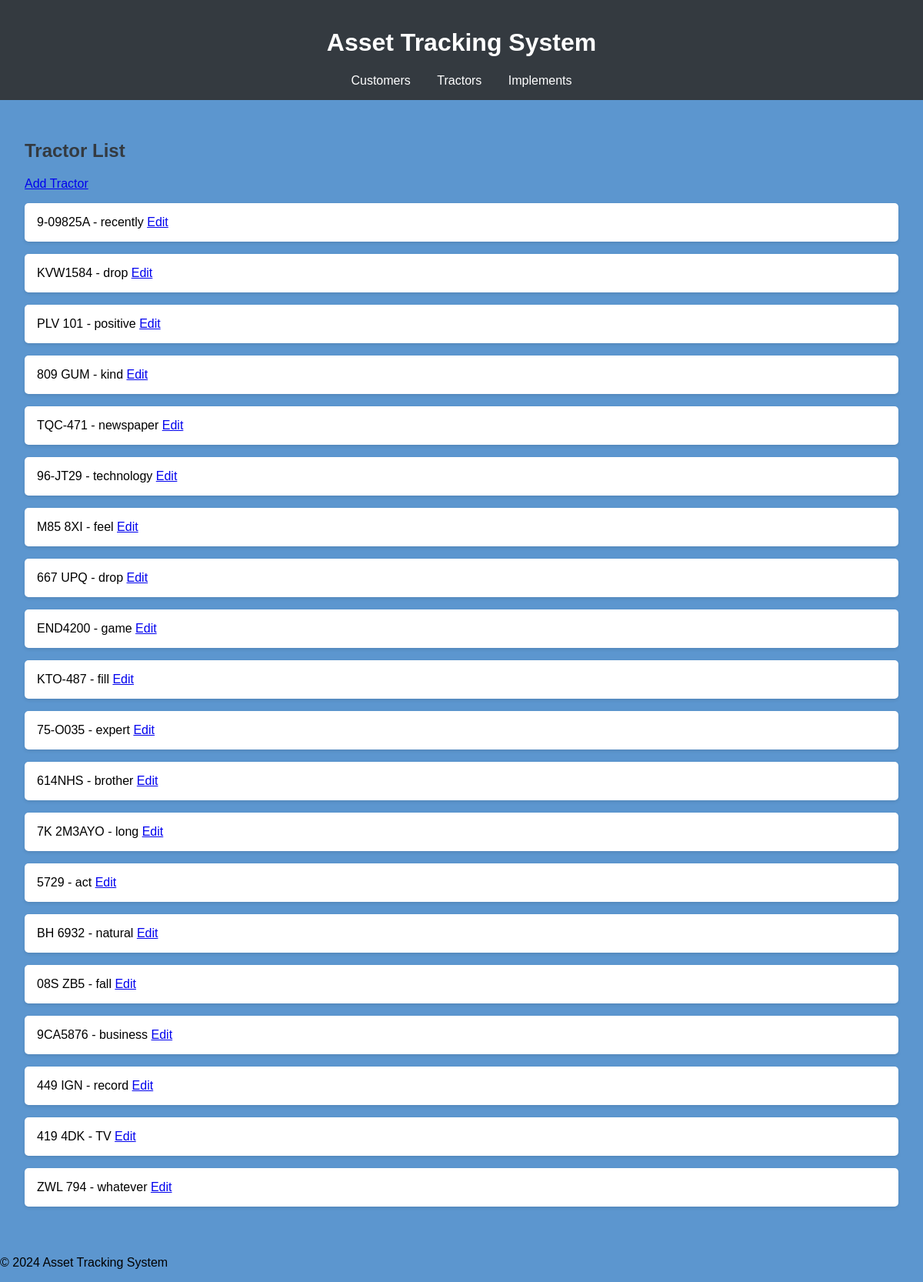
Screenshot of /tracker/tractors/ with the database file from the repository.
### tracker/models.py (models this page shows, shortened)
class tractor_details(models.Model):
    brand = models.ForeignKey(tractor_brand, on_delete=models.CASCADE)
    model = models.ForeignKey(tractor_model, on_delete=models.CASCADE)
    registration_number = models.CharField(max_length=100, unique=True)
    chassis_number = models.CharField(max_length=100, unique=True)
    engine_number = models.CharField(max_length=100, unique=True)
    color = models.CharField(max_length=50)
    owner = models.ForeignKey(customer, on_delete=models.SET_NULL, null=True, blank=True)
    updated_by = models.ForeignKey(User, on_delete=models.SET_NULL, null=True, blank=True)
    class Meta:
        db_table = "Tractor Details"

class tractor_model(models.Model):
    brand = models.ForeignKey(tractor_brand, on_delete=models.CASCADE)
    name = models.CharField(max_length=100)
    class Meta:
        db_table = "Tractor Models"

### tracker/views.py (the view)
# urls.py: path('tractors/', views.tractor_list, name='tractor_list'),
def tractor_list(request):
    tractors = tractor_details.objects.all()
    return render(request, 'tracker/tractor_list.html', {'tractors': tractors})

### tracker/templates/tracker/tractor_list.html
{% extends 'tracker/base_generic.html' %}
{% block content %}
{% load static %}
<h2>Tractor List</h2>
<a href="{% url 'tractor_create' %}">Add Tractor</a>
<ul>
    {% for tractor in tractors %}
    <li>{{ tractor.registration_number }} - {{ tractor.model.name }} <a href="{% url 'tractor_update' tractor.pk %}">Edit</a></li>
    {% endfor %}
</ul>
{% endblock %}

### asset_tracking/static/css/styles.css (style rules this page uses)
body { font-family: Arial, sans-serif; background-color: #5c96cf; margin: 0; padding: 0; }
h2 { color: #343a40; }
ul { list-style-type: none; padding: 0; }
ul li { background-color: white; padding: 1rem; margin-bottom: 1rem; border-radius: 5px; box-shadow: 0 2px 4px rgba(0, 0, 0, 0.1); }

### rows the page displays
tractor_details: registration_number "9-09825A", model.name "recently"
tractor_details: registration_number "KVW1584", model.name "drop"
tractor_details: registration_number "PLV 101", model.name "positive"
tractor_details: registration_number "809 GUM", model.name "kind"
tractor_details: registration_number "TQC-471", model.name "newspaper"
tractor_details: registration_number "96-JT29", model.name "technology"
tractor_details: registration_number "M85 8XI", model.name "feel"
tractor_details: registration_number "667 UPQ", model.name "drop"
tractor_details: registration_number "END4200", model.name "game"
tractor_details: registration_number "KTO-487", model.name "fill"
tractor_details: registration_number "75-O035", model.name "expert"
tractor_details: registration_number "614NHS", model.name "brother"
tractor_details: registration_number "7K 2M3AYO", model.name "long"
tractor_details: registration_number "5729", model.name "act"
tractor_details: registration_number "BH 6932", model.name "natural"
tractor_details: registration_number "08S ZB5", model.name "fall"
tractor_details: registration_number "9CA5876", model.name "business"
tractor_details: registration_number "449 IGN", model.name "record"
tractor_details: registration_number "419 4DK", model.name "TV"
tractor_details: registration_number "ZWL 794", model.name "whatever"
